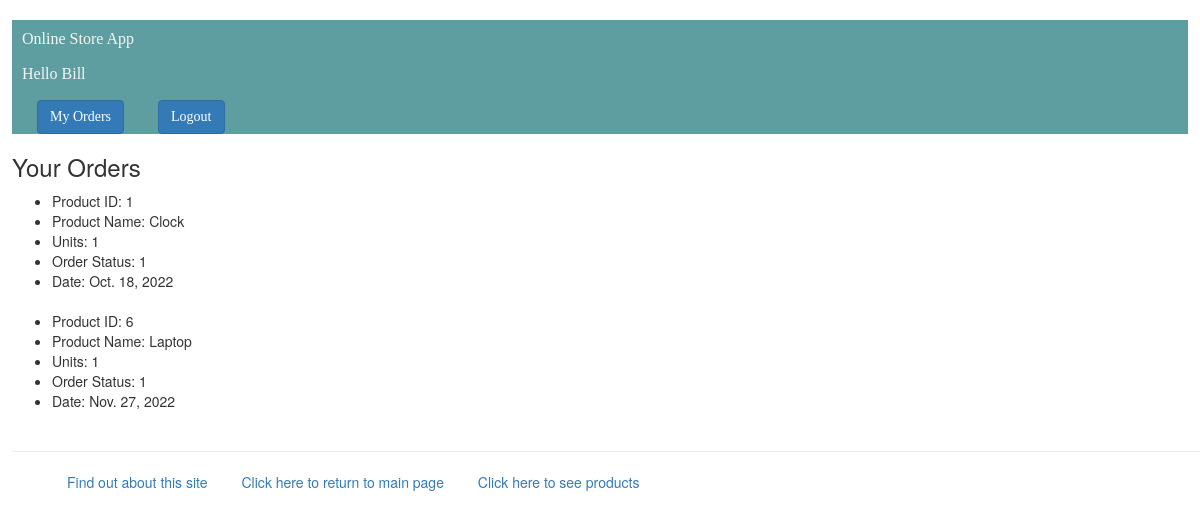
The app's page /myapp/myorders/ (signed in) with its own data.
### myapp/models.py (models this page shows, shortened)
class Order(models.Model):
    ORDER_CHOICES = [(0, 'Order Cancelled'), (1, 'Order Placed'), (2, 'Order Shipped'), (3, 'Order Delivered')]
    product = models.ForeignKey(Product, on_delete=models.CASCADE)
    client = models.ForeignKey(Client, on_delete=models.CASCADE)
    num_units = models.PositiveIntegerField()
    order_status = models.IntegerField(choices=ORDER_CHOICES, default=1)
    status_date = models.DateField(auto_now=True)

### myapp/views.py (the view)
# urls.py: path(r'myorders/', views.myorders, name='myorders'),
def myorders(request):
    user = request.user
    if str(user) != 'AnonymousUser':
        loggedIn = True
    else:
        loggedIn = False
    if str(user) != 'AnonymousUser':
        clients = list(Client.objects.values_list('username', flat=True))
        if str(user) in clients:
            id = Client.objects.values_list('id', flat=True).filter(username=str(user))[0]
            orders = list(Order.objects.values().filter(client_id=id))
            for order in orders:
                order['name'] = Product.objects.values('name').filter(id=order['product_id'])[0]['name']
            return render(request, 'myapp/myorders.html', {'orderlist': orders, 'isClient': True, 'loggedin': str(loggedIn)})
        else:
            return render(request, 'myapp/myorders.html', {'orderlist': [], 'isClient': False, 'loggedin': str(loggedIn)})
    else:
        request.session['redirect_myorders'] = True
        request.session.set_expiry(3600)
        return render(request, 'myapp/login.html',{'loggedin': str(loggedIn)})

### myapp/templates/myapp/myorders.html (shortened to what this page needs)
{% extends 'myapp/base.html' %}
{% block body_block %}
    {% if isClient %}
         {% if orderlist %}
            <h3>Your Orders</h3>
            <ul>
                {% for order in orderlist %}
                    <li> Product ID: {{ order.product_id }} </li>
                    <li> Product Name: {{ order.name }}</li>
                    <li> Units: {{ order.num_units }} </li>
                    <li> Order Status: {{ order.order_status }} </li>
                    <li> Date: {{ order.status_date }} </li>
                    <br>
                {% endfor %}
            </ul>
       {% else %}
            <h3>You have no orders</h3>
        {% endif %}
    {% else %}
        <h3>You are not a client</h3>
    {% endif %}
{% endblock %}

### myapp/templates/myapp/base.html (shortened to what this page needs)
<!DOCTYPE html>
{% load static %}
<html>
    <link rel="stylesheet" href="https://maxcdn.bootstrapcdn.com/bootstrap/3.4.1/css/bootstrap.min.css">
<head>
    <link rel="stylesheet" type="text/css" href="{% static 'myapp/style.css' %}"/>
</head>
<body>
<div>
    <h1>
        <div class="app-title">
            {% block myhdg1 %}Online Store App {% endblock %}
        </div><br>
        <div class="user-name-title">
            {% if loggedin == "False" %}
            {% block myhdg2 %}Hello User {% endblock %}
            {% else %}
            {% block myhdg3 %}Hello {{user.first_name}} {% endblock %}
            {% endif %}
        </div><br>
        {% if loggedin == "False" %}
        <li class="hbar1">
            <a class="btn btn-primary" href="{% url 'myapp:register' %}">Register</a>
        </li>
        <li class="hbar1">
            <a class="btn btn-primary" href="{% url 'myapp:login' %}">Login</a>
        </li>
        {% else %}
            <li class="hbar1">
                <a class="btn btn-primary" href="{% url 'myapp:myorders' %}">My Orders</a>
            </li>
            <li class="hbar1">
                <a class="btn btn-primary" href="{% url 'myapp:logout' %}">Logout</a>
            </li>
        {% endif %}
    </h1>
    {% block body_block %}*** {% endblock %}
</div>
<hr/>
<div class="footer-class">
    <ul>
        <li class="hbar1"><a href="/myapp/about/">Find out about this site</a></li>
        {% if request.path != "/myapp/" %}
            <li class="hbar1">
                <a href="{% url 'myapp:index' %}">Click here to return to main page</a>
            </li>
        {% endif %}
        {% if request.path != "/myapp/products" %}
            <li class="hbar1">
                <a href="{% url 'myapp:products' %}">Click here to see products</a>
            </li>
        {% endif %}
    </ul>
</div>
</body>
</html>

### myapp/static/myapp/style.css (style rules this page uses)
h1 { background-color: cadetblue; color: whitesmoke; font-family: Verdana; font-size: medium; position: center; padding-left: 10px; padding-top: 10px; width: 99%; }
body { margin-left: 1%; }
.hbar1 { display: inline; margin: 15px; }

### records on screen
Order: product_id "1", name "Clock", num_units "1", order_status "1", status_date "Oct. 18, 2022"
Order: product_id "6", name "Laptop", num_units "1", order_status "1", status_date "Nov. 27, 2022"

### other values on screen
{{ user.first_name }} "Bill"
